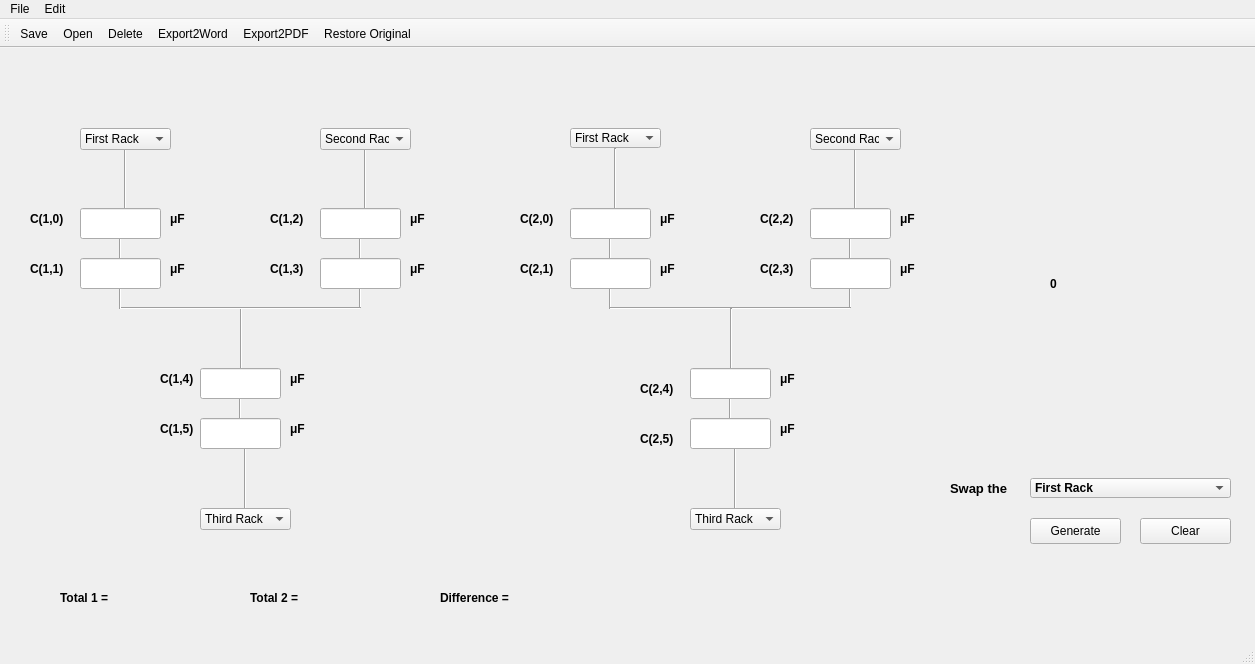
<?xml version="1.0" encoding="UTF-8"?>
<ui version="4.0">
 <class>MainWindow</class>
 <widget class="QMainWindow" name="MainWindow">
  <property name="geometry">
   <rect>
    <x>0</x>
    <y>0</y>
    <width>1255</width>
    <height>664</height>
   </rect>
  </property>
  <property name="windowTitle">
   <string>Capacitor Balancer</string>
  </property>
  <property name="windowIcon">
   <iconset>
    <normaloff>icons/CEB.png</normaloff>icons/CEB.png</iconset>
  </property>
  <widget class="QWidget" name="centralwidget">
   <widget class="Line" name="line">
    <property name="geometry">
     <rect>
      <x>120</x>
      <y>250</y>
      <width>121</width>
      <height>20</height>
     </rect>
    </property>
    <property name="lineWidth">
     <number>1</number>
    </property>
    <property name="orientation">
     <enum>Qt::Horizontal</enum>
    </property>
   </widget>
   <widget class="Line" name="line_2">
    <property name="geometry">
     <rect>
      <x>240</x>
      <y>260</y>
      <width>3</width>
      <height>61</height>
     </rect>
    </property>
    <property name="orientation">
     <enum>Qt::Vertical</enum>
    </property>
   </widget>
   <widget class="Line" name="line_4">
    <property name="geometry">
     <rect>
      <x>110</x>
      <y>190</y>
      <width>21</width>
      <height>21</height>
     </rect>
    </property>
    <property name="orientation">
     <enum>Qt::Vertical</enum>
    </property>
   </widget>
   <widget class="Line" name="line_5">
    <property name="geometry">
     <rect>
      <x>110</x>
      <y>100</y>
      <width>31</width>
      <height>61</height>
     </rect>
    </property>
    <property name="orientation">
     <enum>Qt::Vertical</enum>
    </property>
   </widget>
   <widget class="Line" name="line_6">
    <property name="geometry">
     <rect>
      <x>110</x>
      <y>240</y>
      <width>21</width>
      <height>21</height>
     </rect>
    </property>
    <property name="orientation">
     <enum>Qt::Vertical</enum>
    </property>
   </widget>
   <widget class="Line" name="line_7">
    <property name="geometry">
     <rect>
      <x>230</x>
      <y>350</y>
      <width>21</width>
      <height>21</height>
     </rect>
    </property>
    <property name="orientation">
     <enum>Qt::Vertical</enum>
    </property>
   </widget>
   <widget class="Line" name="line_8">
    <property name="geometry">
     <rect>
      <x>350</x>
      <y>100</y>
      <width>31</width>
      <height>61</height>
     </rect>
    </property>
    <property name="orientation">
     <enum>Qt::Vertical</enum>
    </property>
   </widget>
   <widget class="Line" name="line_9">
    <property name="geometry">
     <rect>
      <x>350</x>
      <y>240</y>
      <width>21</width>
      <height>21</height>
     </rect>
    </property>
    <property name="orientation">
     <enum>Qt::Vertical</enum>
    </property>
   </widget>
   <widget class="Line" name="line_10">
    <property name="geometry">
     <rect>
      <x>350</x>
      <y>190</y>
      <width>21</width>
      <height>21</height>
     </rect>
    </property>
    <property name="orientation">
     <enum>Qt::Vertical</enum>
    </property>
   </widget>
   <widget class="Line" name="line_3">
    <property name="geometry">
     <rect>
      <x>240</x>
      <y>250</y>
      <width>121</width>
      <height>20</height>
     </rect>
    </property>
    <property name="orientation">
     <enum>Qt::Horizontal</enum>
    </property>
   </widget>
   <widget class="Line" name="line_11">
    <property name="geometry">
     <rect>
      <x>230</x>
      <y>400</y>
      <width>31</width>
      <height>61</height>
     </rect>
    </property>
    <property name="orientation">
     <enum>Qt::Vertical</enum>
    </property>
   </widget>
   <widget class="Line" name="line_12">
    <property name="geometry">
     <rect>
      <x>840</x>
      <y>240</y>
      <width>21</width>
      <height>21</height>
     </rect>
    </property>
    <property name="orientation">
     <enum>Qt::Vertical</enum>
    </property>
   </widget>
   <widget class="Line" name="line_13">
    <property name="geometry">
     <rect>
      <x>720</x>
      <y>350</y>
      <width>21</width>
      <height>21</height>
     </rect>
    </property>
    <property name="orientation">
     <enum>Qt::Vertical</enum>
    </property>
   </widget>
   <widget class="Line" name="line_14">
    <property name="geometry">
     <rect>
      <x>600</x>
      <y>100</y>
      <width>31</width>
      <height>61</height>
     </rect>
    </property>
    <property name="orientation">
     <enum>Qt::Vertical</enum>
    </property>
   </widget>
   <widget class="Line" name="line_15">
    <property name="geometry">
     <rect>
      <x>600</x>
      <y>240</y>
      <width>21</width>
      <height>21</height>
     </rect>
    </property>
    <property name="orientation">
     <enum>Qt::Vertical</enum>
    </property>
   </widget>
   <widget class="Line" name="line_16">
    <property name="geometry">
     <rect>
      <x>840</x>
      <y>190</y>
      <width>21</width>
      <height>21</height>
     </rect>
    </property>
    <property name="orientation">
     <enum>Qt::Vertical</enum>
    </property>
   </widget>
   <widget class="Line" name="line_17">
    <property name="geometry">
     <rect>
      <x>840</x>
      <y>100</y>
      <width>31</width>
      <height>61</height>
     </rect>
    </property>
    <property name="orientation">
     <enum>Qt::Vertical</enum>
    </property>
   </widget>
   <widget class="Line" name="line_18">
    <property name="geometry">
     <rect>
      <x>610</x>
      <y>250</y>
      <width>121</width>
      <height>20</height>
     </rect>
    </property>
    <property name="orientation">
     <enum>Qt::Horizontal</enum>
    </property>
   </widget>
   <widget class="Line" name="line_19">
    <property name="geometry">
     <rect>
      <x>600</x>
      <y>190</y>
      <width>21</width>
      <height>21</height>
     </rect>
    </property>
    <property name="orientation">
     <enum>Qt::Vertical</enum>
    </property>
   </widget>
   <widget class="Line" name="line_20">
    <property name="geometry">
     <rect>
      <x>730</x>
      <y>250</y>
      <width>121</width>
      <height>20</height>
     </rect>
    </property>
    <property name="orientation">
     <enum>Qt::Horizontal</enum>
    </property>
   </widget>
   <widget class="Line" name="line_21">
    <property name="geometry">
     <rect>
      <x>730</x>
      <y>260</y>
      <width>3</width>
      <height>61</height>
     </rect>
    </property>
    <property name="orientation">
     <enum>Qt::Vertical</enum>
    </property>
   </widget>
   <widget class="Line" name="line_22">
    <property name="geometry">
     <rect>
      <x>720</x>
      <y>400</y>
      <width>31</width>
      <height>61</height>
     </rect>
    </property>
    <property name="orientation">
     <enum>Qt::Vertical</enum>
    </property>
   </widget>
   <widget class="QPushButton" name="pushButton">
    <property name="geometry">
     <rect>
      <x>1030</x>
      <y>470</y>
      <width>91</width>
      <height>26</height>
     </rect>
    </property>
    <property name="text">
     <string>Generate</string>
    </property>
    <property name="icon">
     <iconset>
      <normaloff>icons/tick.png</normaloff>icons/tick.png</iconset>
    </property>
   </widget>
   <widget class="QPushButton" name="pushButton_2">
    <property name="geometry">
     <rect>
      <x>1140</x>
      <y>470</y>
      <width>91</width>
      <height>26</height>
     </rect>
    </property>
    <property name="text">
     <string>Clear</string>
    </property>
    <property name="icon">
     <iconset>
      <normaloff>icons/Delete-icon.png</normaloff>icons/Delete-icon.png</iconset>
    </property>
   </widget>
   <widget class="QLabel" name="label">
    <property name="geometry">
     <rect>
      <x>170</x>
      <y>160</y>
      <width>41</width>
      <height>21</height>
     </rect>
    </property>
    <property name="font">
     <font>
      <weight>75</weight>
      <bold>true</bold>
     </font>
    </property>
    <property name="text">
     <string>μF</string>
    </property>
   </widget>
   <widget class="QLabel" name="label_2">
    <property name="geometry">
     <rect>
      <x>170</x>
      <y>210</y>
      <width>41</width>
      <height>21</height>
     </rect>
    </property>
    <property name="font">
     <font>
      <weight>75</weight>
      <bold>true</bold>
     </font>
    </property>
    <property name="text">
     <string>μF</string>
    </property>
   </widget>
   <widget class="QLabel" name="label_3">
    <property name="geometry">
     <rect>
      <x>410</x>
      <y>160</y>
      <width>41</width>
      <height>21</height>
     </rect>
    </property>
    <property name="font">
     <font>
      <weight>75</weight>
      <bold>true</bold>
     </font>
    </property>
    <property name="text">
     <string>μF</string>
    </property>
   </widget>
   <widget class="QLabel" name="label_4">
    <property name="geometry">
     <rect>
      <x>410</x>
      <y>210</y>
      <width>41</width>
      <height>21</height>
     </rect>
    </property>
    <property name="font">
     <font>
      <weight>75</weight>
      <bold>true</bold>
     </font>
    </property>
    <property name="text">
     <string>μF</string>
    </property>
   </widget>
   <widget class="QLabel" name="label_5">
    <property name="geometry">
     <rect>
      <x>290</x>
      <y>320</y>
      <width>41</width>
      <height>21</height>
     </rect>
    </property>
    <property name="font">
     <font>
      <weight>75</weight>
      <bold>true</bold>
     </font>
    </property>
    <property name="text">
     <string>μF</string>
    </property>
   </widget>
   <widget class="QLabel" name="label_6">
    <property name="geometry">
     <rect>
      <x>290</x>
      <y>370</y>
      <width>41</width>
      <height>21</height>
     </rect>
    </property>
    <property name="font">
     <font>
      <weight>75</weight>
      <bold>true</bold>
     </font>
    </property>
    <property name="text">
     <string>μF</string>
    </property>
   </widget>
   <widget class="QLabel" name="label_7">
    <property name="geometry">
     <rect>
      <x>660</x>
      <y>160</y>
      <width>41</width>
      <height>21</height>
     </rect>
    </property>
    <property name="font">
     <font>
      <weight>75</weight>
      <bold>true</bold>
     </font>
    </property>
    <property name="text">
     <string>μF</string>
    </property>
   </widget>
   <widget class="QLabel" name="label_8">
    <property name="geometry">
     <rect>
      <x>660</x>
      <y>210</y>
      <width>41</width>
      <height>21</height>
     </rect>
    </property>
    <property name="font">
     <font>
      <weight>75</weight>
      <bold>true</bold>
     </font>
    </property>
    <property name="text">
     <string>μF</string>
    </property>
   </widget>
   <widget class="QLabel" name="label_9">
    <property name="geometry">
     <rect>
      <x>900</x>
      <y>210</y>
      <width>41</width>
      <height>21</height>
     </rect>
    </property>
    <property name="font">
     <font>
      <weight>75</weight>
      <bold>true</bold>
     </font>
    </property>
    <property name="text">
     <string>μF</string>
    </property>
   </widget>
   <widget class="QLabel" name="label_10">
    <property name="geometry">
     <rect>
      <x>900</x>
      <y>160</y>
      <width>41</width>
      <height>21</height>
     </rect>
    </property>
    <property name="font">
     <font>
      <weight>75</weight>
      <bold>true</bold>
     </font>
    </property>
    <property name="text">
     <string>μF</string>
    </property>
   </widget>
   <widget class="QLabel" name="label_11">
    <property name="geometry">
     <rect>
      <x>780</x>
      <y>370</y>
      <width>41</width>
      <height>21</height>
     </rect>
    </property>
    <property name="font">
     <font>
      <weight>75</weight>
      <bold>true</bold>
     </font>
    </property>
    <property name="text">
     <string>μF</string>
    </property>
   </widget>
   <widget class="QLabel" name="label_12">
    <property name="geometry">
     <rect>
      <x>780</x>
      <y>320</y>
      <width>41</width>
      <height>21</height>
     </rect>
    </property>
    <property name="font">
     <font>
      <weight>75</weight>
      <bold>true</bold>
     </font>
    </property>
    <property name="text">
     <string>μF</string>
    </property>
   </widget>
   <widget class="QLabel" name="label_13">
    <property name="geometry">
     <rect>
      <x>30</x>
      <y>160</y>
      <width>51</width>
      <height>21</height>
     </rect>
    </property>
    <property name="font">
     <font>
      <weight>75</weight>
      <bold>true</bold>
     </font>
    </property>
    <property name="text">
     <string>C(1,0)</string>
    </property>
   </widget>
   <widget class="QLabel" name="label_14">
    <property name="geometry">
     <rect>
      <x>30</x>
      <y>210</y>
      <width>51</width>
      <height>21</height>
     </rect>
    </property>
    <property name="font">
     <font>
      <weight>75</weight>
      <bold>true</bold>
     </font>
    </property>
    <property name="text">
     <string>C(1,1)</string>
    </property>
   </widget>
   <widget class="QLabel" name="label_15">
    <property name="geometry">
     <rect>
      <x>270</x>
      <y>210</y>
      <width>51</width>
      <height>21</height>
     </rect>
    </property>
    <property name="font">
     <font>
      <weight>75</weight>
      <bold>true</bold>
     </font>
    </property>
    <property name="text">
     <string>C(1,3)</string>
    </property>
   </widget>
   <widget class="QLabel" name="label_16">
    <property name="geometry">
     <rect>
      <x>270</x>
      <y>160</y>
      <width>51</width>
      <height>21</height>
     </rect>
    </property>
    <property name="font">
     <font>
      <weight>75</weight>
      <bold>true</bold>
     </font>
    </property>
    <property name="text">
     <string>C(1,2)</string>
    </property>
   </widget>
   <widget class="QLabel" name="label_17">
    <property name="geometry">
     <rect>
      <x>160</x>
      <y>370</y>
      <width>41</width>
      <height>21</height>
     </rect>
    </property>
    <property name="font">
     <font>
      <weight>75</weight>
      <bold>true</bold>
     </font>
    </property>
    <property name="text">
     <string>C(1,5)</string>
    </property>
   </widget>
   <widget class="QLabel" name="label_18">
    <property name="geometry">
     <rect>
      <x>160</x>
      <y>320</y>
      <width>41</width>
      <height>21</height>
     </rect>
    </property>
    <property name="font">
     <font>
      <weight>75</weight>
      <bold>true</bold>
     </font>
    </property>
    <property name="text">
     <string>C(1,4)</string>
    </property>
   </widget>
   <widget class="QLabel" name="label_19">
    <property name="geometry">
     <rect>
      <x>520</x>
      <y>210</y>
      <width>51</width>
      <height>21</height>
     </rect>
    </property>
    <property name="font">
     <font>
      <weight>75</weight>
      <bold>true</bold>
     </font>
    </property>
    <property name="text">
     <string>C(2,1)</string>
    </property>
   </widget>
   <widget class="QLabel" name="label_20">
    <property name="geometry">
     <rect>
      <x>520</x>
      <y>160</y>
      <width>51</width>
      <height>21</height>
     </rect>
    </property>
    <property name="font">
     <font>
      <weight>75</weight>
      <bold>true</bold>
     </font>
    </property>
    <property name="text">
     <string>C(2,0)</string>
    </property>
   </widget>
   <widget class="QLabel" name="label_21">
    <property name="geometry">
     <rect>
      <x>640</x>
      <y>380</y>
      <width>51</width>
      <height>21</height>
     </rect>
    </property>
    <property name="font">
     <font>
      <weight>75</weight>
      <bold>true</bold>
     </font>
    </property>
    <property name="text">
     <string>C(2,5)</string>
    </property>
   </widget>
   <widget class="QLabel" name="label_22">
    <property name="geometry">
     <rect>
      <x>640</x>
      <y>330</y>
      <width>51</width>
      <height>21</height>
     </rect>
    </property>
    <property name="font">
     <font>
      <weight>75</weight>
      <bold>true</bold>
     </font>
    </property>
    <property name="text">
     <string>C(2,4)</string>
    </property>
   </widget>
   <widget class="QLabel" name="label_23">
    <property name="geometry">
     <rect>
      <x>760</x>
      <y>210</y>
      <width>51</width>
      <height>21</height>
     </rect>
    </property>
    <property name="font">
     <font>
      <weight>75</weight>
      <bold>true</bold>
     </font>
    </property>
    <property name="text">
     <string>C(2,3)</string>
    </property>
   </widget>
   <widget class="QLabel" name="label_24">
    <property name="geometry">
     <rect>
      <x>760</x>
      <y>160</y>
      <width>51</width>
      <height>21</height>
     </rect>
    </property>
    <property name="font">
     <font>
      <weight>75</weight>
      <bold>true</bold>
     </font>
    </property>
    <property name="text">
     <string>C(2,2)</string>
    </property>
   </widget>
   <widget class="QComboBox" name="comboBox">
    <property name="geometry">
     <rect>
      <x>80</x>
      <y>80</y>
      <width>91</width>
      <height>22</height>
     </rect>
    </property>
    <item>
     <property name="text">
      <string>First Rack</string>
     </property>
    </item>
    <item>
     <property name="text">
      <string>Second Rack</string>
     </property>
    </item>
    <item>
     <property name="text">
      <string>Third Rack</string>
     </property>
    </item>
   </widget>
   <widget class="QComboBox" name="comboBox_2">
    <property name="geometry">
     <rect>
      <x>320</x>
      <y>80</y>
      <width>91</width>
      <height>22</height>
     </rect>
    </property>
    <item>
     <property name="text">
      <string>Second Rack</string>
     </property>
    </item>
    <item>
     <property name="text">
      <string>First Rack</string>
     </property>
    </item>
    <item>
     <property name="text">
      <string>Third Rack</string>
     </property>
    </item>
   </widget>
   <widget class="QComboBox" name="comboBox_3">
    <property name="geometry">
     <rect>
      <x>200</x>
      <y>460</y>
      <width>91</width>
      <height>22</height>
     </rect>
    </property>
    <item>
     <property name="text">
      <string>Third Rack</string>
     </property>
    </item>
    <item>
     <property name="text">
      <string>Second Rack</string>
     </property>
    </item>
    <item>
     <property name="text">
      <string>First Rack</string>
     </property>
    </item>
   </widget>
   <widget class="QComboBox" name="comboBox_4">
    <property name="geometry">
     <rect>
      <x>570</x>
      <y>80</y>
      <width>91</width>
      <height>20</height>
     </rect>
    </property>
    <item>
     <property name="text">
      <string>First Rack</string>
     </property>
    </item>
    <item>
     <property name="text">
      <string>Second Rack</string>
     </property>
    </item>
    <item>
     <property name="text">
      <string>Third Rack</string>
     </property>
    </item>
   </widget>
   <widget class="QComboBox" name="comboBox_5">
    <property name="geometry">
     <rect>
      <x>810</x>
      <y>80</y>
      <width>91</width>
      <height>22</height>
     </rect>
    </property>
    <item>
     <property name="text">
      <string>Second Rack</string>
     </property>
    </item>
    <item>
     <property name="text">
      <string>First Rack</string>
     </property>
    </item>
    <item>
     <property name="text">
      <string>Third Rack</string>
     </property>
    </item>
   </widget>
   <widget class="QComboBox" name="comboBox_6">
    <property name="geometry">
     <rect>
      <x>690</x>
      <y>460</y>
      <width>91</width>
      <height>22</height>
     </rect>
    </property>
    <item>
     <property name="text">
      <string>Third Rack</string>
     </property>
    </item>
    <item>
     <property name="text">
      <string>Second Rack</string>
     </property>
    </item>
    <item>
     <property name="text">
      <string>First Rack</string>
     </property>
    </item>
   </widget>
   <widget class="QComboBox" name="comboBox_7">
    <property name="geometry">
     <rect>
      <x>1030</x>
      <y>430</y>
      <width>201</width>
      <height>20</height>
     </rect>
    </property>
    <property name="font">
     <font>
      <weight>75</weight>
      <bold>true</bold>
     </font>
    </property>
    <item>
     <property name="text">
      <string>First Rack</string>
     </property>
    </item>
    <item>
     <property name="text">
      <string>Second Rack</string>
     </property>
    </item>
    <item>
     <property name="text">
      <string>Third Rack</string>
     </property>
    </item>
   </widget>
   <widget class="QLabel" name="label_25">
    <property name="geometry">
     <rect>
      <x>950</x>
      <y>430</y>
      <width>81</width>
      <height>20</height>
     </rect>
    </property>
    <property name="font">
     <font>
      <pointsize>10</pointsize>
      <weight>75</weight>
      <bold>true</bold>
     </font>
    </property>
    <property name="text">
     <string>Swap the </string>
    </property>
   </widget>
   <widget class="QLabel" name="label_26">
    <property name="geometry">
     <rect>
      <x>60</x>
      <y>540</y>
      <width>181</width>
      <height>20</height>
     </rect>
    </property>
    <property name="font">
     <font>
      <pointsize>9</pointsize>
      <weight>75</weight>
      <bold>true</bold>
     </font>
    </property>
    <property name="text">
     <string>Total 1 = </string>
    </property>
   </widget>
   <widget class="QLabel" name="label_27">
    <property name="geometry">
     <rect>
      <x>250</x>
      <y>540</y>
      <width>161</width>
      <height>20</height>
     </rect>
    </property>
    <property name="font">
     <font>
      <pointsize>9</pointsize>
      <weight>75</weight>
      <bold>true</bold>
     </font>
    </property>
    <property name="text">
     <string>Total 2 = </string>
    </property>
   </widget>
   <widget class="QLabel" name="label_28">
    <property name="geometry">
     <rect>
      <x>440</x>
      <y>540</y>
      <width>171</width>
      <height>20</height>
     </rect>
    </property>
    <property name="font">
     <font>
      <pointsize>9</pointsize>
      <weight>75</weight>
      <bold>true</bold>
     </font>
    </property>
    <property name="text">
     <string>Difference = </string>
    </property>
   </widget>
   <widget class="QLineEdit" name="lineEdit">
    <property name="geometry">
     <rect>
      <x>80</x>
      <y>160</y>
      <width>81</width>
      <height>31</height>
     </rect>
    </property>
   </widget>
   <widget class="QLineEdit" name="lineEdit_2">
    <property name="geometry">
     <rect>
      <x>80</x>
      <y>210</y>
      <width>81</width>
      <height>31</height>
     </rect>
    </property>
   </widget>
   <widget class="QLineEdit" name="lineEdit_3">
    <property name="geometry">
     <rect>
      <x>320</x>
      <y>160</y>
      <width>81</width>
      <height>31</height>
     </rect>
    </property>
   </widget>
   <widget class="QLineEdit" name="lineEdit_4">
    <property name="geometry">
     <rect>
      <x>320</x>
      <y>210</y>
      <width>81</width>
      <height>31</height>
     </rect>
    </property>
   </widget>
   <widget class="QLineEdit" name="lineEdit_5">
    <property name="geometry">
     <rect>
      <x>200</x>
      <y>320</y>
      <width>81</width>
      <height>31</height>
     </rect>
    </property>
   </widget>
   <widget class="QLineEdit" name="lineEdit_6">
    <property name="geometry">
     <rect>
      <x>200</x>
      <y>370</y>
      <width>81</width>
      <height>31</height>
     </rect>
    </property>
   </widget>
   <widget class="QLineEdit" name="lineEdit_7">
    <property name="geometry">
     <rect>
      <x>570</x>
      <y>160</y>
      <width>81</width>
      <height>31</height>
     </rect>
    </property>
   </widget>
   <widget class="QLineEdit" name="lineEdit_8">
    <property name="geometry">
     <rect>
      <x>570</x>
      <y>210</y>
      <width>81</width>
      <height>31</height>
     </rect>
    </property>
   </widget>
   <widget class="QLineEdit" name="lineEdit_9">
    <property name="geometry">
     <rect>
      <x>690</x>
      <y>320</y>
      <width>81</width>
      <height>31</height>
     </rect>
    </property>
   </widget>
   <widget class="QLineEdit" name="lineEdit_10">
    <property name="geometry">
     <rect>
      <x>690</x>
      <y>370</y>
      <width>81</width>
      <height>31</height>
     </rect>
    </property>
   </widget>
   <widget class="QLineEdit" name="lineEdit_11">
    <property name="geometry">
     <rect>
      <x>810</x>
      <y>160</y>
      <width>81</width>
      <height>31</height>
     </rect>
    </property>
   </widget>
   <widget class="QLineEdit" name="lineEdit_12">
    <property name="geometry">
     <rect>
      <x>810</x>
      <y>210</y>
      <width>81</width>
      <height>31</height>
     </rect>
    </property>
   </widget>
   <widget class="QLabel" name="label_29">
    <property name="geometry">
     <rect>
      <x>1050</x>
      <y>160</y>
      <width>141</width>
      <height>151</height>
     </rect>
    </property>
    <property name="font">
     <font>
      <weight>75</weight>
      <bold>true</bold>
     </font>
    </property>
    <property name="text">
     <string>0</string>
    </property>
   </widget>
  </widget>
  <widget class="QMenuBar" name="menubar">
   <property name="geometry">
    <rect>
     <x>0</x>
     <y>0</y>
     <width>1255</width>
     <height>21</height>
    </rect>
   </property>
   <widget class="QMenu" name="menuFile">
    <property name="title">
     <string>File</string>
    </property>
    <addaction name="actionSave"/>
    <addaction name="actionOpen"/>
    <addaction name="actionExit"/>
    <addaction name="actionAbout"/>
   </widget>
   <widget class="QMenu" name="menuEdit">
    <property name="title">
     <string>Edit</string>
    </property>
    <widget class="QMenu" name="menuExport">
     <property name="title">
      <string>Export</string>
     </property>
     <addaction name="actionPdf"/>
     <addaction name="actionWord"/>
    </widget>
    <addaction name="menuExport"/>
    <addaction name="actionDelete_2"/>
   </widget>
   <addaction name="menuFile"/>
   <addaction name="menuEdit"/>
  </widget>
  <widget class="QStatusBar" name="statusbar"/>
  <widget class="QToolBar" name="toolBar">
   <property name="windowTitle">
    <string>toolBar</string>
   </property>
   <attribute name="toolBarArea">
    <enum>TopToolBarArea</enum>
   </attribute>
   <attribute name="toolBarBreak">
    <bool>false</bool>
   </attribute>
   <addaction name="actionSave_2"/>
   <addaction name="actionOpen_2"/>
   <addaction name="actionDelete"/>
   <addaction name="actionExport2Word"/>
   <addaction name="actionExport2PDF"/>
   <addaction name="actionRestore_Original"/>
  </widget>
  <action name="actionSave">
   <property name="text">
    <string>Save</string>
   </property>
   <property name="shortcut">
    <string>Ctrl+S</string>
   </property>
  </action>
  <action name="actionAbout">
   <property name="text">
    <string>About</string>
   </property>
  </action>
  <action name="actionPdf">
   <property name="text">
    <string>Pdf</string>
   </property>
  </action>
  <action name="actionWord">
   <property name="text">
    <string>Word</string>
   </property>
  </action>
  <action name="actionExit">
   <property name="text">
    <string>Exit</string>
   </property>
   <property name="shortcut">
    <string>Ctrl+Shift+E</string>
   </property>
  </action>
  <action name="actionSave_2">
   <property name="icon">
    <iconset>
     <normaloff>icons/Floppy-Disk-icon.png</normaloff>icons/Floppy-Disk-icon.png</iconset>
   </property>
   <property name="text">
    <string>Save</string>
   </property>
   <property name="toolTip">
    <string>Save</string>
   </property>
  </action>
  <action name="actionOpen">
   <property name="text">
    <string>Open</string>
   </property>
   <property name="shortcut">
    <string>Ctrl+O</string>
   </property>
  </action>
  <action name="actionOpen_2">
   <property name="icon">
    <iconset>
     <normaloff>icons/fileopen.png</normaloff>icons/fileopen.png</iconset>
   </property>
   <property name="text">
    <string>Open</string>
   </property>
   <property name="toolTip">
    <string>Open</string>
   </property>
  </action>
  <action name="actionDelete">
   <property name="icon">
    <iconset>
     <normaloff>icons/icons8-delete-64 colored.png</normaloff>icons/icons8-delete-64 colored.png</iconset>
   </property>
   <property name="text">
    <string>Delete</string>
   </property>
   <property name="toolTip">
    <string>Delete</string>
   </property>
  </action>
  <action name="actionExport2Word">
   <property name="icon">
    <iconset>
     <normaloff>icons/MS-Word-2-icon.png</normaloff>icons/MS-Word-2-icon.png</iconset>
   </property>
   <property name="text">
    <string>Export2Word</string>
   </property>
   <property name="toolTip">
    <string>Export to word</string>
   </property>
  </action>
  <action name="actionExport2PDF">
   <property name="icon">
    <iconset>
     <normaloff>icons/PDF-icon.png</normaloff>icons/PDF-icon.png</iconset>
   </property>
   <property name="text">
    <string>Export2PDF</string>
   </property>
   <property name="toolTip">
    <string>Export to pdf</string>
   </property>
  </action>
  <action name="actionDelete_2">
   <property name="text">
    <string>Delete</string>
   </property>
  </action>
  <action name="actionRestore_Original">
   <property name="icon">
    <iconset>
     <normaloff>icons/Refresh-2-icon.png</normaloff>icons/Refresh-2-icon.png</iconset>
   </property>
   <property name="text">
    <string>Restore Original</string>
   </property>
   <property name="toolTip">
    <string>Restore Original</string>
   </property>
  </action>
 </widget>
 <resources/>
 <connections/>
</ui>
